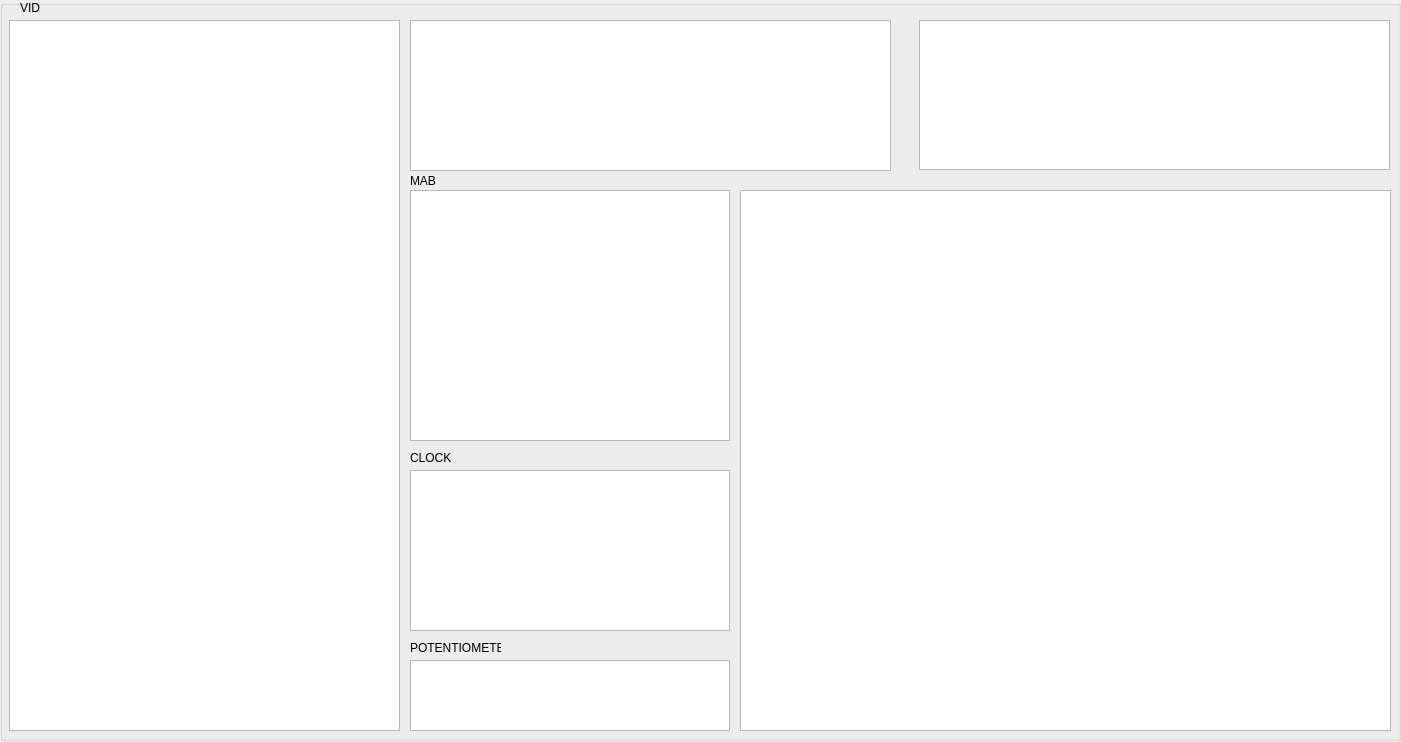
<?xml version="1.0" encoding="UTF-8"?>
<ui version="4.0">
 <class>Helicopter_CANWindow</class>
 <widget class="QWidget" name="Helicopter_CANWindow">
  <property name="geometry">
   <rect>
    <x>0</x>
    <y>0</y>
    <width>1401</width>
    <height>742</height>
   </rect>
  </property>
  <property name="windowTitle">
   <string>Form</string>
  </property>
  <widget class="QGroupBox" name="CAN_GB">
   <property name="geometry">
    <rect>
     <x>0</x>
     <y>0</y>
     <width>1401</width>
     <height>741</height>
    </rect>
   </property>
   <property name="title">
    <string/>
   </property>
   <widget class="QListWidget" name="lst_VID">
    <property name="geometry">
     <rect>
      <x>9</x>
      <y>20</y>
      <width>391</width>
      <height>711</height>
     </rect>
    </property>
   </widget>
   <widget class="QLabel" name="lbl_VID">
    <property name="geometry">
     <rect>
      <x>20</x>
      <y>0</y>
      <width>31</width>
      <height>16</height>
     </rect>
    </property>
    <property name="text">
     <string>VID</string>
    </property>
   </widget>
   <widget class="QListWidget" name="lst_MAB">
    <property name="geometry">
     <rect>
      <x>410</x>
      <y>190</y>
      <width>320</width>
      <height>251</height>
     </rect>
    </property>
   </widget>
   <widget class="QLabel" name="lbl_MAB">
    <property name="geometry">
     <rect>
      <x>410</x>
      <y>170</y>
      <width>31</width>
      <height>21</height>
     </rect>
    </property>
    <property name="text">
     <string>MAB</string>
    </property>
   </widget>
   <widget class="QListWidget" name="lst_IN1">
    <property name="geometry">
     <rect>
      <x>410</x>
      <y>20</y>
      <width>481</width>
      <height>151</height>
     </rect>
    </property>
   </widget>
   <widget class="QListWidget" name="lst_OUT1">
    <property name="geometry">
     <rect>
      <x>919</x>
      <y>20</y>
      <width>471</width>
      <height>150</height>
     </rect>
    </property>
   </widget>
   <widget class="QListWidget" name="lst_Units">
    <property name="geometry">
     <rect>
      <x>740</x>
      <y>190</y>
      <width>651</width>
      <height>541</height>
     </rect>
    </property>
   </widget>
   <widget class="QListWidget" name="lst_POTENTIOMETER1">
    <property name="geometry">
     <rect>
      <x>410</x>
      <y>660</y>
      <width>320</width>
      <height>71</height>
     </rect>
    </property>
   </widget>
   <widget class="QLabel" name="lbl_POTENTIOMETER1">
    <property name="geometry">
     <rect>
      <x>410</x>
      <y>640</y>
      <width>91</width>
      <height>16</height>
     </rect>
    </property>
    <property name="text">
     <string>POTENTIOMETER</string>
    </property>
   </widget>
   <widget class="QListWidget" name="lst_CLOCK">
    <property name="geometry">
     <rect>
      <x>410</x>
      <y>470</y>
      <width>320</width>
      <height>161</height>
     </rect>
    </property>
   </widget>
   <widget class="QLabel" name="lbl_CLOCK">
    <property name="geometry">
     <rect>
      <x>410</x>
      <y>450</y>
      <width>91</width>
      <height>16</height>
     </rect>
    </property>
    <property name="text">
     <string>CLOCK</string>
    </property>
   </widget>
  </widget>
 </widget>
 <resources/>
 <connections/>
</ui>
